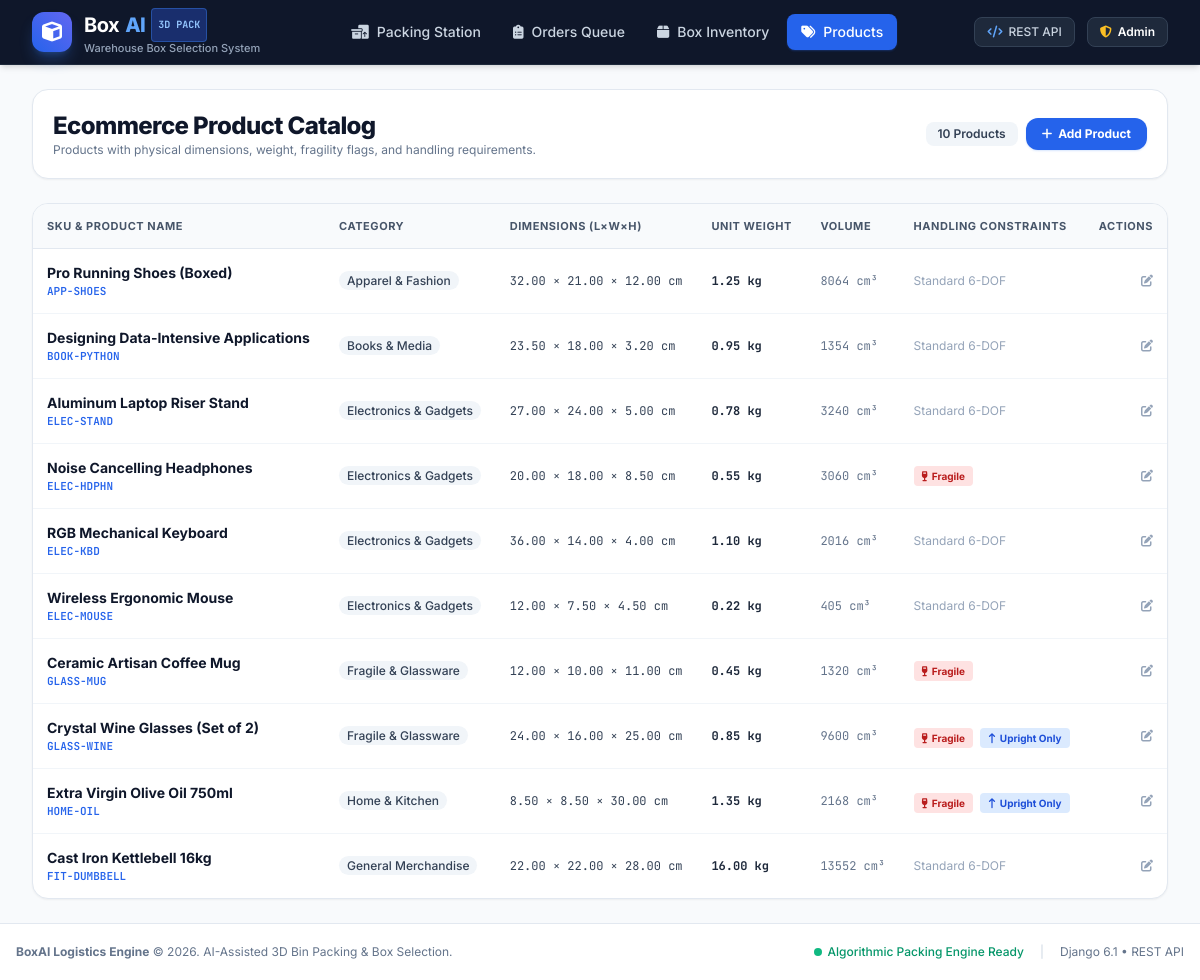
Screenshot of /products/ with the database file from the repository.
### packing/models.py (models this page shows, shortened)
class Product(models.Model):
    CATEGORY_CHOICES = [
        ('ELECTRONICS', 'Electronics & Gadgets'),
        ('APPAREL', 'Apparel & Fashion'),
        ('BOOKS', 'Books & Media'),
        ('HOME', 'Home & Kitchen'),
        ('GLASSWARE', 'Fragile & Glassware'),
        ('COSMETICS', 'Cosmetics & Beauty'),
        ('OTHER', 'General Merchandise'),
    ]
    sku = models.CharField(max_length=64, unique=True, help_text="Unique product SKU")
    name = models.CharField(max_length=150, help_text="Product title")
    category = models.CharField(max_length=32, choices=CATEGORY_CHOICES, default='OTHER')
    length = models.DecimalField(max_digits=8, decimal_places=2, help_text="Length in cm")
    width = models.DecimalField(max_digits=8, decimal_places=2, help_text="Width in cm")
    height = models.DecimalField(max_digits=8, decimal_places=2, help_text="Height in cm")
    weight = models.DecimalField(max_digits=8, decimal_places=2, help_text="Weight in kg")
    is_fragile = models.BooleanField(default=False, help_text="Requires padding and top placement")
    keep_upright = models.BooleanField(default=False, help_text="Must be kept right-side-up (no sideways tilting)")
    created_at = models.DateTimeField(auto_now_add=True)
    updated_at = models.DateTimeField(auto_now=True)
    class Meta:
        ordering = ['name']
    @property
    def volume(self) -> float:
        return float(self.length * self.width * self.height)

### packing/views.py (the view)
# urls.py: path('products/', products_view, name='products'),
def products_view(request):
    products = Product.objects.all().order_by('category', 'name')
    return render(request, 'products.html', {'products': products, 'active_nav': 'products'})

### packing/templates/products.html (shortened to what this page needs)
{% extends 'base.html' %}
{% block content %}
<div class="space-y-6">
    <div class="flex flex-col sm:flex-row justify-between items-start sm:items-center gap-4 bg-white p-5 rounded-2xl border border-slate-200 shadow-sm">
        <div>
            <h1 class="text-2xl font-extrabold text-slate-900 tracking-tight">Ecommerce Product Catalog</h1>
            <p class="text-xs text-slate-500">Products with physical dimensions, weight, fragility flags, and handling requirements.</p>
        </div>
        <div class="flex items-center gap-2">
            <span class="text-xs font-semibold px-3 py-1 bg-slate-100 text-slate-700 rounded-lg">
                {{ products.count }} Products
            </span>
            <a href="/admin/packing/product/add/" target="_blank" class="px-4 py-2 bg-blue-600 hover:bg-blue-700 text-white rounded-xl text-xs font-bold transition flex items-center gap-1.5 shadow-sm shadow-blue-500/20">
                <i class="fa-solid fa-plus"></i> Add Product
            </a>
        </div>
    </div>
    <div class="bg-white rounded-2xl border border-slate-200 shadow-sm overflow-hidden">
        <div class="overflow-x-auto">
            <table class="w-full text-left text-xs">
                <thead class="bg-slate-50 text-slate-600 font-semibold border-b border-slate-200 uppercase tracking-wider text-[11px]">
                    <tr>
                        <th class="p-3.5">SKU & Product Name</th>
                        <th class="p-3.5">Category</th>
                        <th class="p-3.5">Dimensions (L×W×H)</th>
                        <th class="p-3.5">Unit Weight</th>
                        <th class="p-3.5">Volume</th>
                        <th class="p-3.5">Handling Constraints</th>
                        <th class="p-3.5 text-right">Actions</th>
                    </tr>
                </thead>
                <tbody class="divide-y divide-slate-100">
                    {% for p in products %}
                    <tr class="hover:bg-slate-50/70 transition">
                        <td class="p-3.5">
                            <div class="font-bold text-slate-900 text-sm">{{ p.name }}</div>
                            <span class="font-mono text-[11px] text-blue-600 font-semibold">{{ p.sku }}</span>
                        </td>
                        <td class="p-3.5">
                            <span class="px-2 py-0.5 rounded-full bg-slate-100 text-slate-700 font-medium">
                                {{ p.get_category_display }}
                            </span>
                        </td>
                        <td class="p-3.5 font-mono text-slate-700">
                            {{ p.length }} × {{ p.width }} × {{ p.height }} cm
                        </td>
                        <td class="p-3.5 font-mono font-bold text-slate-800">
                            {{ p.weight }} kg
                        </td>
                        <td class="p-3.5 text-slate-500 font-mono">
                            {{ p.volume|floatformat:0 }} cm³
                        </td>
                        <td class="p-3.5 space-y-1">
                            {% if p.is_fragile %}
                            <span class="inline-flex items-center px-2 py-0.5 rounded text-[10px] font-bold bg-red-100 text-red-700">
                                <i class="fa-solid fa-wine-glass mr-1"></i> Fragile
                            </span>
                            {% endif %}
                            {% if p.keep_upright %}
                            <span class="inline-flex items-center px-2 py-0.5 rounded text-[10px] font-bold bg-blue-100 text-blue-700 ml-1">
                                <i class="fa-solid fa-arrow-up-long mr-1"></i> Upright Only
                            </span>
                            {% endif %}
                            {% if not p.is_fragile and not p.keep_upright %}
                            <span class="text-slate-400">Standard 6-DOF</span>
                            {% endif %}
                        </td>
                        <td class="p-3.5 text-right">
                            <a href="/admin/packing/product/{{ p.id }}/change/" target="_blank" class="text-slate-400 hover:text-blue-600 transition">
                                <i class="fa-solid fa-pen-to-square"></i>
                            </a>
                        </td>
                    </tr>
                    {% endfor %}
                </tbody>
            </table>
        </div>
    </div>
</div>
{% endblock %}

### packing/templates/base.html (style rules this page uses)
body { font-family: 'Inter', sans-serif; }
.font-mono { font-family: 'JetBrains Mono', monospace; }

### rows the page displays
Product: name "Pro Running Shoes (Boxed)", sku "APP-SHOES", category "Apparel & Fashion", length "32.00", width "21.00", height "12.00", weight "1.25", volume "8064", is_fragile "Standard 6-DOF"
Product: name "Designing Data-Intensive Applications", sku "BOOK-PYTHON", category "Books & Media", length "23.50", width "18.00", height "3.20", weight "0.95", volume "1354", is_fragile "Standard 6-DOF"
Product: name "Aluminum Laptop Riser Stand", sku "ELEC-STAND", category "Electronics & Gadgets", length "27.00", width "24.00", height "5.00", weight "0.78", volume "3240", is_fragile "Standard 6-DOF"
Product: name "Noise Cancelling Headphones", sku "ELEC-HDPHN", category "Electronics & Gadgets", length "20.00", width "18.00", height "8.50", weight "0.55", volume "3060", is_fragile True (drawn)
Product: name "RGB Mechanical Keyboard", sku "ELEC-KBD", category "Electronics & Gadgets", length "36.00", width "14.00", height "4.00", weight "1.10", volume "2016", is_fragile "Standard 6-DOF"
Product: name "Wireless Ergonomic Mouse", sku "ELEC-MOUSE", category "Electronics & Gadgets", length "12.00", width "7.50", height "4.50", weight "0.22", volume "405", is_fragile "Standard 6-DOF"
Product: name "Ceramic Artisan Coffee Mug", sku "GLASS-MUG", category "Fragile & Glassware", length "12.00", width "10.00", height "11.00", weight "0.45", volume "1320", is_fragile True (drawn)
Product: name "Crystal Wine Glasses (Set of 2)", sku "GLASS-WINE", category "Fragile & Glassware", length "24.00", width "16.00", height "25.00", weight "0.85", volume "9600", is_fragile True (drawn), keep_upright True (drawn)
Product: name "Extra Virgin Olive Oil 750ml", sku "HOME-OIL", category "Home & Kitchen", length "8.50", width "8.50", height "30.00", weight "1.35", volume "2168", is_fragile True (drawn), keep_upright True (drawn)
Product: name "Cast Iron Kettlebell 16kg", sku "FIT-DUMBBELL", category "General Merchandise", length "22.00", width "22.00", height "28.00", weight "16.00", volume "13552", is_fragile "Standard 6-DOF"

### other values shown
{{ products.count }} "10"
